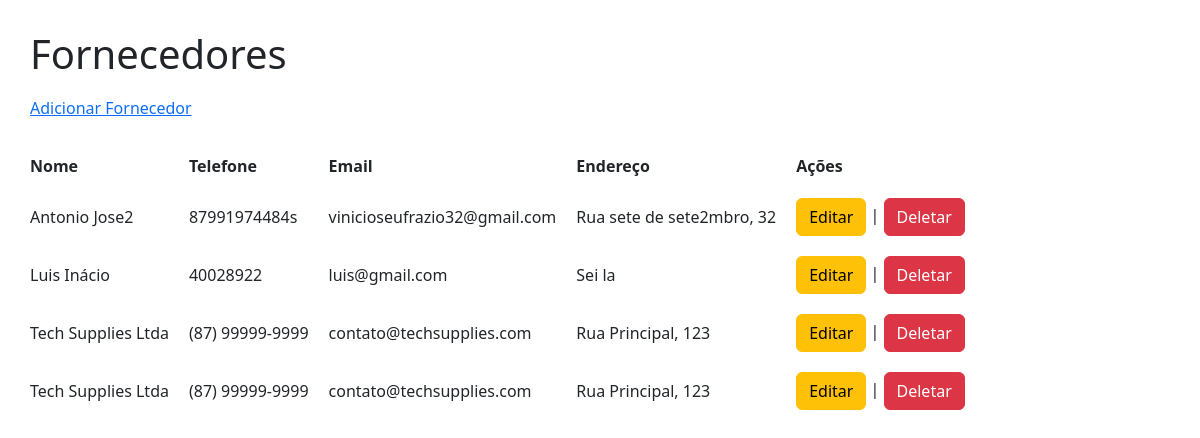
The app's page /fornecedor/, older data.
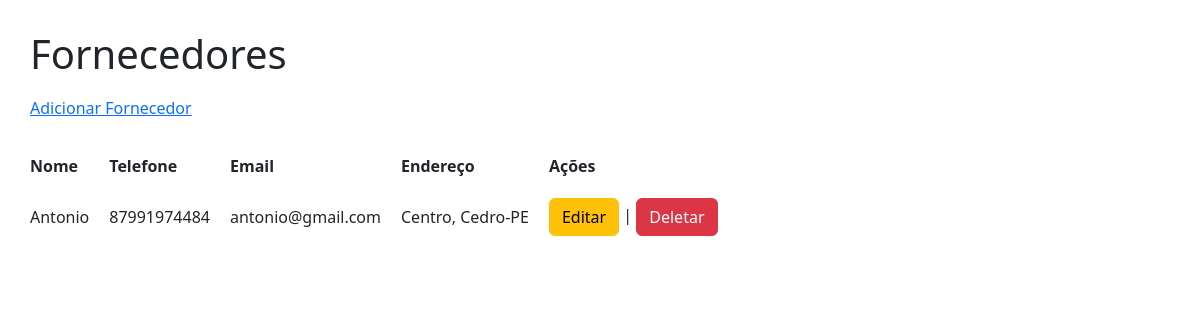
The same page, newer data.
### estoque/models.py (models this page shows, shortened)
class Fornecedor(models.Model):
    id = models.AutoField(primary_key=True)
    nome = models.CharField(max_length=100)
    telefone = models.CharField(max_length=15)
    email = models.EmailField(max_length=255)
    endereco = models.CharField(max_length=200)

### estoque/views.py (the view)
# urls.py: path('fornecedor/', views.listar_fornecedores, name='listar_fornecedores'),
def listar_fornecedores(request):
    fornecedores = Fornecedor.objects.all()
    return render(request, 'fornecedor/listar_fornecedores.html', {'fornecedores': fornecedores})

### estoque/templates/fornecedor/listar_fornecedores.html (shortened to what this page needs)
<!DOCTYPE html>
<html lang="pt-br">
<head>
    <link href="https://cdn.jsdelivr.net/npm/bootstrap@5.3.3/dist/css/bootstrap.min.css" rel="stylesheet"
>
        {% load static %}
        <link rel="stylesheet" href="{% static 'estilizacao/style_crud.css' %}">
</head>
<body>
    <h1>Fornecedores</h1>
    <a href="{% url 'adicionar_fornecedor' %}">Adicionar Fornecedor</a><br><br>
    <table>
        <thead>
            <tr>
                <th>Nome</th>
                <th>Telefone</th>
                <th>Email</th>
                <th>Endereço</th>
                <th>Ações</th>
            </tr>
        </thead>
        <tbody>
            {% for fornecedor in fornecedores %}
            <tr>
                <td>{{ fornecedor.nome }}</td>
                <td>{{ fornecedor.telefone }}</td>
                <td>{{ fornecedor.email }}</td>
                <td>{{ fornecedor.endereco }}</td>
                <td>
                    <a href="{% url 'editar_fornecedor' fornecedor.id %}"  class="btn btn-warning">Editar</a> |
                    <a href="{% url 'deletar_fornecedor' fornecedor.id %}"  class="btn btn-danger">Deletar</a>
                </td>
            </tr>
            {% endfor %}
        </tbody>
    </table>
</body>
</html>

Row changes from the older to the newer data that the page shows:
removed Fornecedor: nome "Luis Inácio", telefone "40028922", email "luis@gmail.com", endereco "Sei la"
removed Fornecedor: nome "Tech Supplies Ltda", telefone "(87) 99999-9999", email "contato@techsupplies.com", endereco "Rua Principal, 123"
removed Fornecedor: nome "Tech Supplies Ltda", telefone "(87) 99999-9999", email "contato@techsupplies.com", endereco "Rua Principal, 123"
changed Fornecedor: nome "Antonio Jose2" → "Antonio"; telefone "87991974484s" → "87991974484"; email "vinicioseufrazio32@gmail.com" → "antonio@gmail.com"; endereco "Rua sete de sete2mbro, 32" → "Centro, Cedro-PE"
